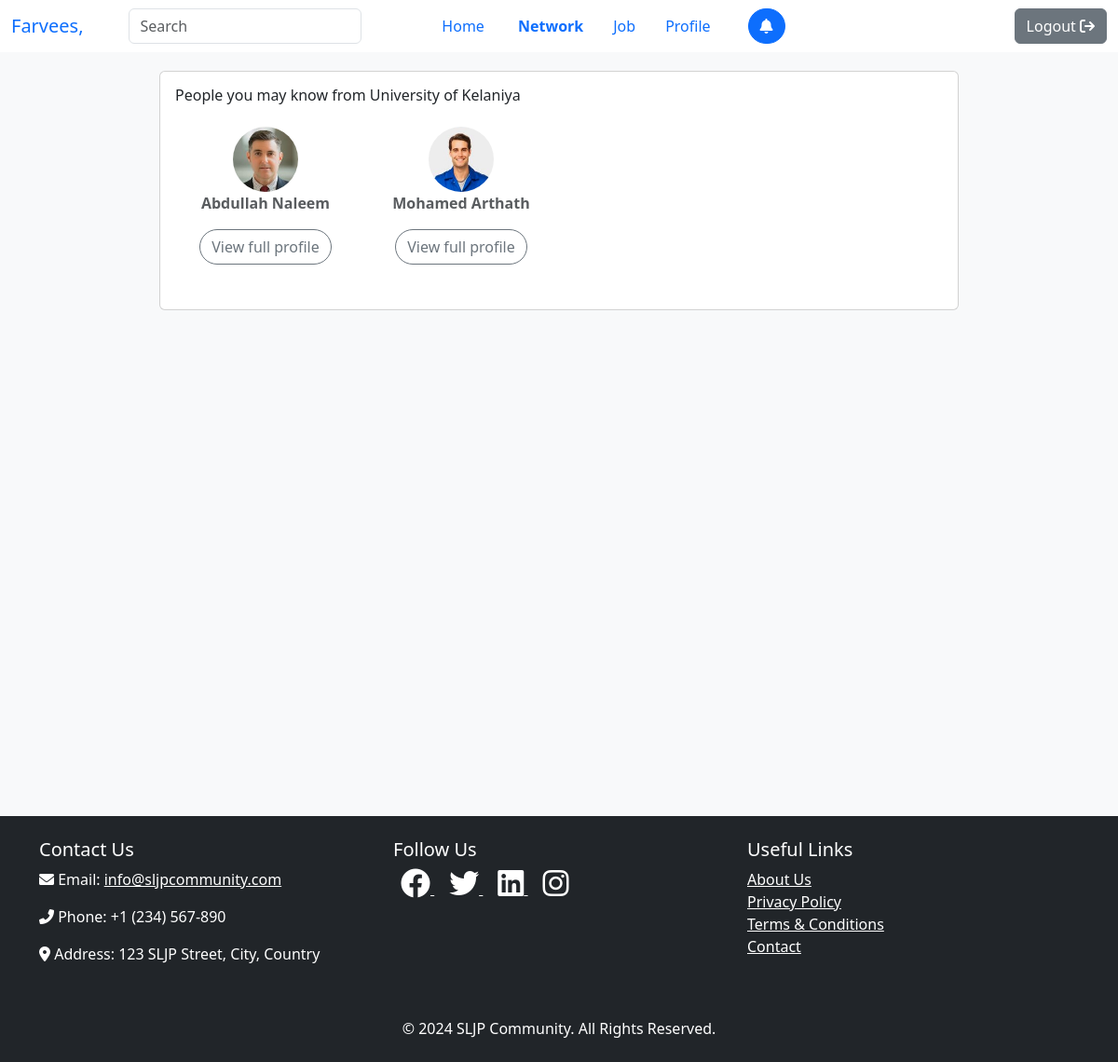
The app's page /seeker/network (signed in), older data.
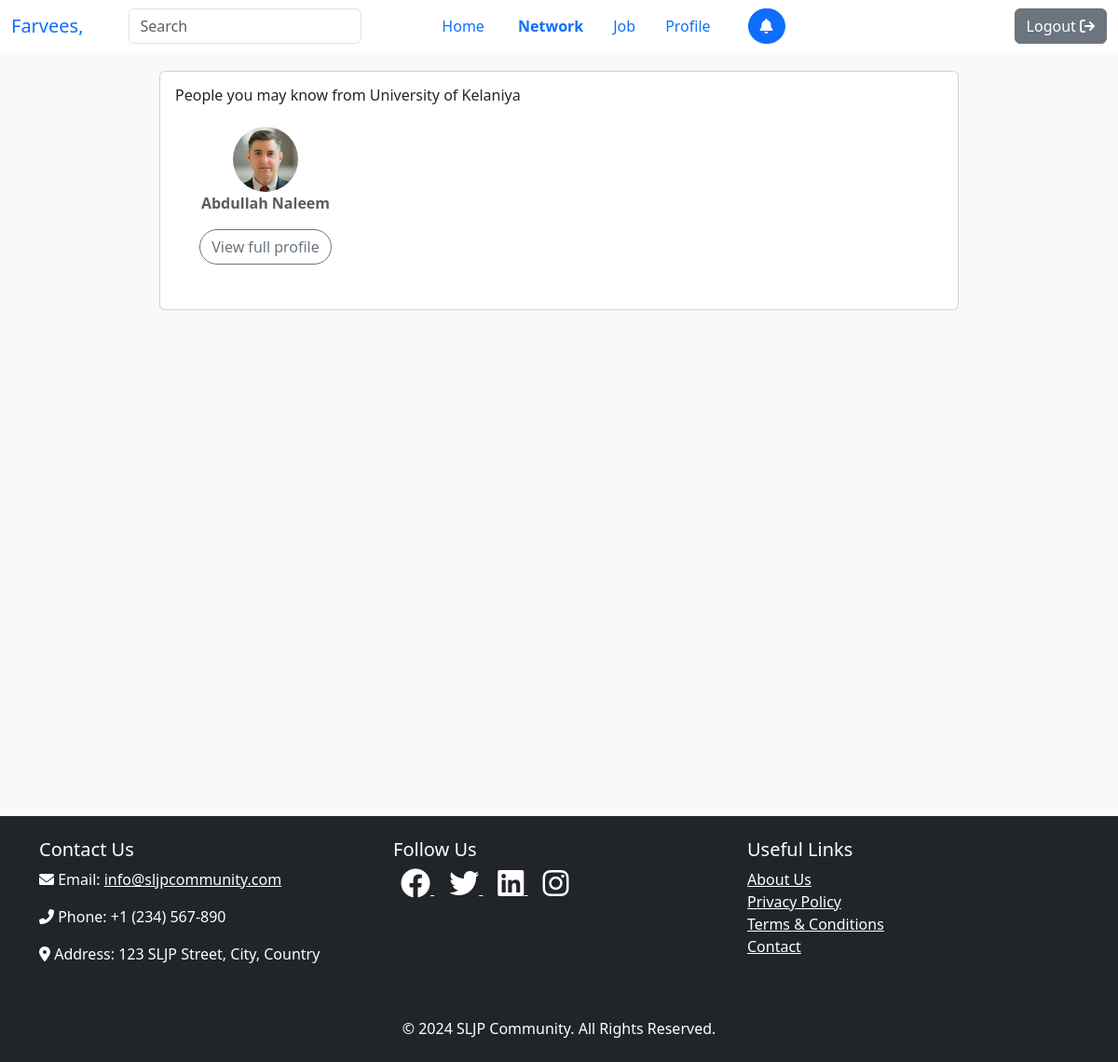
The same page, newer data.
### tables this page shows
CREATE TABLE IF NOT EXISTS `university` (
  `id` int NOT NULL AUTO_INCREMENT,
  `name` varchar(100) DEFAULT NULL,
  `logo` varchar(100) NOT NULL,
  PRIMARY KEY (`id`),
  UNIQUE KEY `name` (`name`)
);

CREATE TABLE IF NOT EXISTS `user` (
  `id` int NOT NULL AUTO_INCREMENT,
  `first` varchar(100) NOT NULL,
  `last` varchar(100) DEFAULT NULL,
  `username` varchar(100) DEFAULT NULL,
  `password` varchar(100) NOT NULL,
  `email` varchar(100) DEFAULT NULL,
  `contact` varchar(20) DEFAULT NULL,
  `gender` enum('Male','Female') DEFAULT 'Male',
  `dob` date NOT NULL,
  `address` text,
  `profile` varchar(256) DEFAULT 'default.jpg',
  `cover` varchar(256) DEFAULT 'default.jpg',
  `nic` varchar(20) DEFAULT NULL,
  `role` enum('seeker','provider','admin') DEFAULT NULL,
  `status` enum('Open','Hire','None') DEFAULT 'None',
  `headline` varchar(512) DEFAULT 'N/A',
  `show_school` enum('show','hide') DEFAULT 'show',
  PRIMARY KEY (`id`),
  UNIQUE KEY `username` (`username`),
  UNIQUE KEY `email` (`email`),
  UNIQUE KEY `contact` (`contact`),
  UNIQUE KEY `nic` (`nic`)
);

### control/seeker.php (called while the page is built, shortened)
<?php
require_once __DIR__ . "/user.php";
require_once __DIR__ . "/../model/user.php";
require_once __DIR__ . "/../model/follower.php";
require_once __DIR__ . "/../model/education.php";
require_once __DIR__ . "/../model/university.php";
class SeekerController extends UserController
{
    public function __construct()
    {
        $this->userModel = new UserModel();
        $this->followerModel = new FollowerModel();
        $this->educationModel = new EducationModel();
        $this->universityModel = new UniversityModel();
    }
    public function network()
    {
        include_once __DIR__ . "/../view/seekers/network.php";
    }
}

### index.php (called while the page is built, shortened)
<?php
require_once __DIR__ ."/control/home.php";
require_once __DIR__ ."/control/user.php";
require_once __DIR__ ."/control/seeker.php";
$request = new Request();
$router = new Router();
$router->addRoute("GET", "/"                    , [HomeController::class    , "index"               ]);
$router->addRoute("GET", "/about"               , [HomeController::class    , "about"               ]);
$router->addRoute("GET", "/contact"             , [HomeController::class    , "contact"             ]);
$router->addRoute("GET", "/login"               , [UserController::class    , "login"               ]);
$router->addRoute("GET", "/logout"              , [UserController::class    , "logout"              ]);
$router->addRoute("GET", "/register"            , [UserController::class    , "register"            ]);
$router->addRoute("GET", "/search/result"       , [UserController::class    , "searchResults"       ]);
$router->addRoute("GET", "/user/connection"     , [SeekerController::class  , "connection"          ]);
$router->addRoute("GET", "/seeker"              , [SeekerController::class  , "index"               ]);
$router->addRoute("GET", "/seeker/network"      , [SeekerController::class  , "network"             ]);
$router->addRoute("GET", "/seeker/job"          , [SeekerController::class  , "job"                 ]);
$router->addRoute("GET", "/seeker/job/collection", [SeekerController::class  , "jobCollection"       ]);
$router->addRoute("GET", "/seeker/profile"      , [SeekerController::class  , "seekerProfile"       ]);
$router->addRoute("GET", "/provider"            , [ProviderController::class, "index"               ]);
$router->addRoute("GET", "/provider/network"    , [ProviderController::class, "network"             ]);
$router->addRoute("GET", "/provider/job"        , [ProviderController::class, "job"                 ]);
$router->addRoute("GET", "/provider/profile"    , [ProviderController::class, "providerProfile"     ]);
$router->addRoute("GET", "/provider/job/applicant", [ProviderController::class, "seeApplicants"     ]);
$router->addRoute("GET", "/admin"               , [AdminController::class   , "dashboard"           ]);
$router->addRoute("POST", "/login"              , [UserController::class    , "login"               ]);
$router->addRoute("POST", "/register"           , [UserController::class    , "register"            ]);
$router->addRoute("POST", "/university/add"     , [AdminController::class   , "createUniversity"    ]);
$router->addRoute("POST", "/university/del"     , [AdminController::class   , "removeUniversity"    ]);
$router->addRoute("POST", "/skill/add"          , [AdminController::class   , "createSkill"         ]);
$router->addRoute("POST", "/skill/del"          , [AdminController::class   , "removeSkill"         ]);
$router->addRoute("POST", "/degree/add"         , [AdminController::class   , "createDegree"        ]);
$router->addRoute("POST", "/degree/del"         , [AdminController::class   , "removeDegree"        ]);
$router->addRoute("POST", "/field/add"          , [AdminController::class   , "createField"         ]);
$router->addRoute("POST", "/field/del"          , [AdminController::class   , "removeField"         ]);
$router->addRoute("POST", "/skills"             , [UserController::class    , "skills"              ]);
$router->addRoute("POST", "/universities"       , [UserController::class    , "universities"        ]);
$router->addRoute("POST", "/degrees"            , [UserController::class    , "degrees"             ]);
$router->addRoute("POST", "/fields"             , [UserController::class    , "fields"              ]);
$router->addRoute("POST", "/education/add"      , [UserController::class    , "addEducation"        ]);
$router->addRoute("POST", "/profile/update"     , [UserController::class    , "updateSeeker"        ]);
$router->addRoute("POST", "/search/global"      , [UserController::class    , "findUsers"           ]);
$router->addRoute("POST", "/user/notification"  , [UserController::class    , "notifications"       ]);
$router->addRoute("POST", "/user/follow"        , [UserController::class    , "followUser"          ]);
$router->addRoute("POST", "/user/follow/request", [UserController::class    , "showNotifications"   ]);
$router->addRoute("POST", "/user/follow/add"    , [UserController::class    , "acceptFollow"        ]);
$router->addRoute("POST", "/user/follow/ignore" , [UserController::class    , "ignoreFollow"        ]);
$router->addRoute("POST", "/user/message/all"   , [UserController::class    , "allMessages"         ]);
$router->addRoute("POST", "/user/message/send"  , [UserController::class    , "sendMessage"         ]);
$router->addRoute("POST", "/user/post"          , [UserController::class    , "createPost"          ]);
$router->addRoute("POST", "/user/post/all"      , [UserController::class    , "getAllPosts"         ]);
$router->addRoute("POST", "/user/post/like", [UserController::class, "likePost"]);
$router->addRoute("POST", "/user/post/comment", [UserController::class, "commentPost"]);
$router->addRoute("POST", "/user/post/copy", [UserController::class, "rePost"]);
$router->addRoute("POST", "/user/post/send", [UserController::class, "sendPost"]);
$router->addRoute("POST", "/user/repost/data", [UserController::class, "getPost"]);
$router->addRoute("POST", "/user/comment/all", [UserController::class, "getAllComments"]);
$router->addRoute("POST", "/user/profile/change", [UserController::class, "changeProfile"]);
$router->addRoute("POST", "/user/cover/change", [UserController::class, "changeCover"]);
$router->addRoute("POST", "/company/add"        , [ProviderController::class, "createCompany"       ]);
$router->addRoute("POST", "/provider/job/add"   , [ProviderController::class, "createJob"           ]);
$router->addRoute("POST", "/provider/job/skill/update", [ProviderController::class, "updateJobSkills"     ]);
$router->addRoute("POST", "/company/cover/change", [ProviderController::class, "updateCompanyCover"         ]);
$router->addRoute("POST", "/seeker/job/apply", [SeekerController::class, "applyForJob"]);
include_once __DIR__ ."/header.php";
$router->resolveRoute($request);
include_once __DIR__ ."/footer.php";

### core/model.php (called while the page is built, shortened)
<?php
class Model {
    private $host = "localhost";
    private $username = "root";
    private $password = "";
    private $database = "sljp";
    private $conn;
    public function __construct() {
        $this->conn = new mysqli($this->host, $this->username, $this->password, $this->database);
    }
    private function query($sql, $params, $types) {
        $stmt = $this->conn->prepare($sql);
        if ($params && $types) {
            $stmt->bind_param($types, ...$params);
        }
        $result = $stmt->execute();
        if ($result === false) {
        } else {
            if (str_starts_with(strtoupper($sql), "SELECT")) {
                $result = $stmt->get_result();
            }
        }
        return $result;
    }
    protected function fetch($sql, $params = null, $types = null) {
        return $this->query($sql, $params, $types);
    }
}

### model/education.php (called while the page is built, shortened)
<?php
require_once __DIR__ . "/../core/model.php";
class EducationModel extends Model
{
    private $get_education = "SELECT * FROM `education` WHERE user_id = ?";
    private $get_users = "SELECT user_id FROM `education` WHERE institude = ?";
    public function getEducation($id)
    {
        return $this->fetch($this->get_education, [$id], "i");
    }
    public function getUsersByInstitude($id)
    {
        return $this->fetch($this->get_users, [$id], "i");
    }
}

### model/university.php (called while the page is built, shortened)
<?php
require_once __DIR__ ."/../core/model.php";
class UniversityModel extends Model {
    private $get_uni = "SELECT * FROM `university` WHERE id = ?";
    public function getUniversity($id) {
        return $this->fetch($this->get_uni, [$id],"i");
    }
}

### model/user.php (called while the page is built, shortened)
<?php
require_once __DIR__ . "/../core/model.php";
class UserModel extends Model
{
    private $user_info = "SELECT * FROM `user` WHERE id = ?";
    public function getUserInfo($id)
    {
        return $this->fetch($this->user_info, [$id], "i");
    }
}

### model/follower.php (called while the page is built, shortened)
<?php
require_once __DIR__ . "/../core/model.php";
class FollowerModel extends Model
{
    private $get_follower = "SELECT * FROM `follower` WHERE user_id = ? AND follow_id = ?";
    public function getFollower($user_id, $follow_id)
    {
        return $this->fetch($this->get_follower, [$user_id, $follow_id], "ii");
    }
    public function isFollower($user_id, $follow_id)
    {
        $follower = $this->getFollower($user_id, $follow_id);
        while ($data = $follower->fetch_assoc()) {
            return true;
        }
        return false;
    }
}

### view/seekers/network.php (the view, shortened to what the changed rows need)
<div class="container-fluid bg-light mt-5 w-100 d-flex justify-content-center">
    <div class="row w-75 g-4 mt-1">
        <div class="col-12 col-md-12 min-vh-100">
            <div class="card mb-3">
                <div class="card-body">
                    <div>
                        <?php
                        $educations = $this->educationModel->getEducation($_SESSION['id']);
                        $uni_id = 0;
                        while ($education = $educations->fetch_assoc()) {
                            $unies = $this->universityModel->getUniversity($education['institude']);
                            while ($uni = $unies->fetch_assoc()) {
                                $uni_id = $uni['id'];
                                ?>
                                <h6 class="card-title fw-light">People you may know from
                                    <?php echo $uni['name']; ?>
                                </h6>
                                <?php
                            }
                        }
                        ?>
                    </div>
                    <?php
                    $educations = $this->educationModel->getUsersByInstitude($uni_id);
                    $row = false;
                    while ($education = $educations->fetch_assoc()) {
                        $users = $this->userModel->getUserInfo($education['user_id']);
                        while ($user = $users->fetch_assoc()) {
                            if ($row == false) {
                                $row = true;
                                ?>
                                <div class="row g-3 mb-3">
                                    <?php
                            }
                            if (!$this->followerModel->isFollower($_SESSION['id'], $user['id']) && $_SESSION['id'] != $user['id']) {
                                ?>
                                    <div class="col-12 col-md-3">
                                        <div class="card border-0">
                                            <div class="card-body">
                                                <div class=" d-flex justify-content-center">
                                                    <img src="/assets/images/user/<?php echo $user['profile']; ?>" width="70"
                                                        height="70" class="rounded-circle" alt="">
                                                </div>
                                                <p class="text-center text-muted fw-bold">
                                                    <?php echo ucfirst($user['first']) . " " . ucfirst($user['last']); ?>
                                                </p>
                                                <div class="d-flex justify-content-center">
                                                    <a class="btn btn-outline-secondary rounded-5"
                                                        href="/search/result?id=<?php echo $user['id']; ?>">View full profile</a>
                                                </div>
                                            </div>
                                        </div>
                                    </div>
                                    <?php
                            }
                                ?>
                                <?php
                        }
                    }
                    if ($row == true) {
                        ?>
                    </div>
                    <?php
                    }
                    ?>
            </div>
        </div>
    </div>
</div>
</div>

Row changes from the older to the newer data that the page shows:
no longer on this page (row edited): user: profile (picture), first "Mohamed", last "Arthath"
